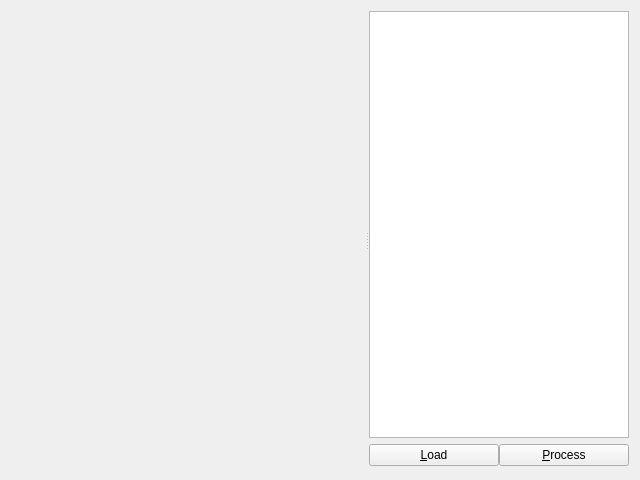
<?xml version="1.0" encoding="UTF-8"?>
<ui version="4.0">
 <class>PostProcessToolWidget</class>
 <widget class="QWidget" name="PostProcessToolWidget">
  <property name="geometry">
   <rect>
    <x>0</x>
    <y>0</y>
    <width>640</width>
    <height>480</height>
   </rect>
  </property>
  <property name="windowTitle">
   <string>Form</string>
  </property>
  <layout class="QVBoxLayout" name="verticalLayout_0">
   <item>
    <layout class="QHBoxLayout" name="horizontalLayout_2_0">
     <item>
      <widget class="QSplitter" name="splitter">
       <property name="sizePolicy">
        <sizepolicy hsizetype="Expanding" vsizetype="Preferred">
         <horstretch>0</horstretch>
         <verstretch>100</verstretch>
        </sizepolicy>
       </property>
       <property name="orientation">
        <enum>Qt::Horizontal</enum>
       </property>
       <widget class="TrackView" name="m_trackView" native="true">
        <property name="sizePolicy">
         <sizepolicy hsizetype="Preferred" vsizetype="Preferred">
          <horstretch>100</horstretch>
          <verstretch>100</verstretch>
         </sizepolicy>
        </property>
       </widget>
       <widget class="QFrame" name="frame">
        <property name="sizePolicy">
         <sizepolicy hsizetype="Preferred" vsizetype="Preferred">
          <horstretch>1</horstretch>
          <verstretch>0</verstretch>
         </sizepolicy>
        </property>
        <property name="minimumSize">
         <size>
          <width>260</width>
          <height>0</height>
         </size>
        </property>
        <property name="frameShape">
         <enum>QFrame::NoFrame</enum>
        </property>
        <property name="frameShadow">
         <enum>QFrame::Plain</enum>
        </property>
        <property name="lineWidth">
         <number>0</number>
        </property>
        <layout class="QVBoxLayout" name="verticalLayout_1">
         <property name="margin">
          <number>0</number>
         </property>
         <item>
          <widget class="QTableView" name="m_trackResults">
           <property name="sizePolicy">
            <sizepolicy hsizetype="Expanding" vsizetype="Expanding">
             <horstretch>1</horstretch>
             <verstretch>0</verstretch>
            </sizepolicy>
           </property>
           <property name="minimumSize">
            <size>
             <width>260</width>
             <height>0</height>
            </size>
           </property>
           <property name="editTriggers">
            <set>QAbstractItemView::NoEditTriggers</set>
           </property>
           <property name="alternatingRowColors">
            <bool>true</bool>
           </property>
           <property name="selectionMode">
            <enum>QAbstractItemView::ContiguousSelection</enum>
           </property>
           <property name="selectionBehavior">
            <enum>QAbstractItemView::SelectRows</enum>
           </property>
           <property name="showGrid">
            <bool>true</bool>
           </property>
           <property name="cornerButtonEnabled">
            <bool>true</bool>
           </property>
           <attribute name="horizontalHeaderVisible">
            <bool>true</bool>
           </attribute>
           <attribute name="horizontalHeaderStretchLastSection">
            <bool>true</bool>
           </attribute>
           <attribute name="verticalHeaderVisible">
            <bool>false</bool>
           </attribute>
          </widget>
         </item>
         <item>
          <layout class="QHBoxLayout" name="horizontalLayout_2_1">
           <property name="spacing">
            <number>0</number>
           </property>
           <property name="leftMargin">
            <number>0</number>
           </property>
           <property name="topMargin">
            <number>0</number>
           </property>
           <property name="rightMargin">
            <number>0</number>
           </property>
           <property name="bottomMargin">
            <number>3</number>
           </property>
           <item>
            <widget class="QPushButton" name="m_loadDataBtn">
             <property name="enabled">
              <bool>true</bool>
             </property>
             <property name="text">
              <string>&amp;Load</string>
             </property>
            </widget>
           </item>
           <item>
            <widget class="QPushButton" name="m_postProcessBtn">
             <property name="enabled">
              <bool>true</bool>
             </property>
             <property name="text">
              <string>&amp;Process</string>
             </property>
            </widget>
           </item>
          </layout>
         </item>
        </layout>
       </widget>
      </widget>
     </item>
    </layout>
   </item>
  </layout>
 </widget>
 <customwidgets>
  <customwidget>
   <class>TrackView</class>
   <extends>QWidget</extends>
   <header>TrackView.h</header>
   <container>1</container>
  </customwidget>
 </customwidgets>
 <resources/>
 <connections/>
</ui>
